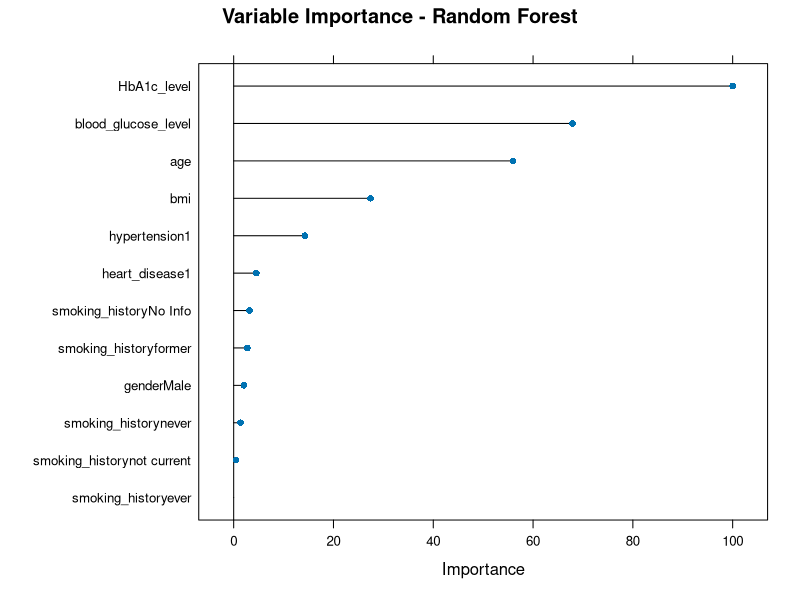
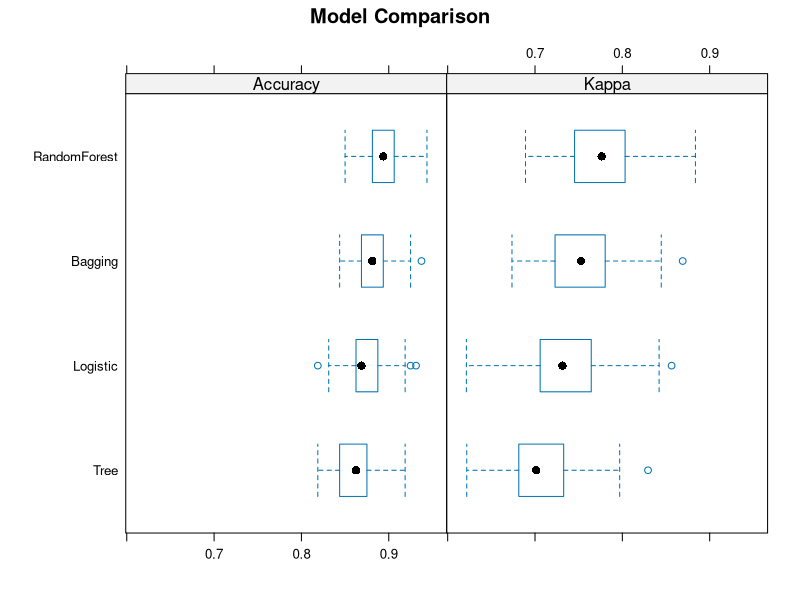
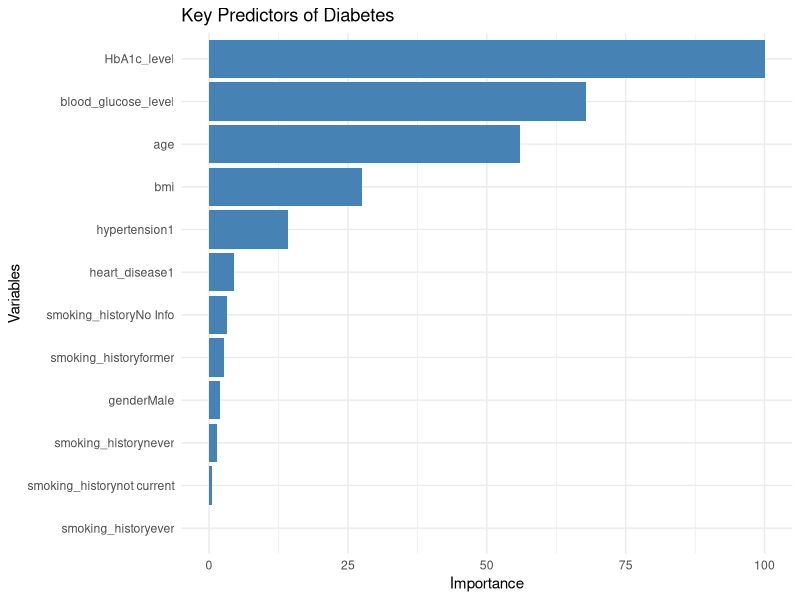
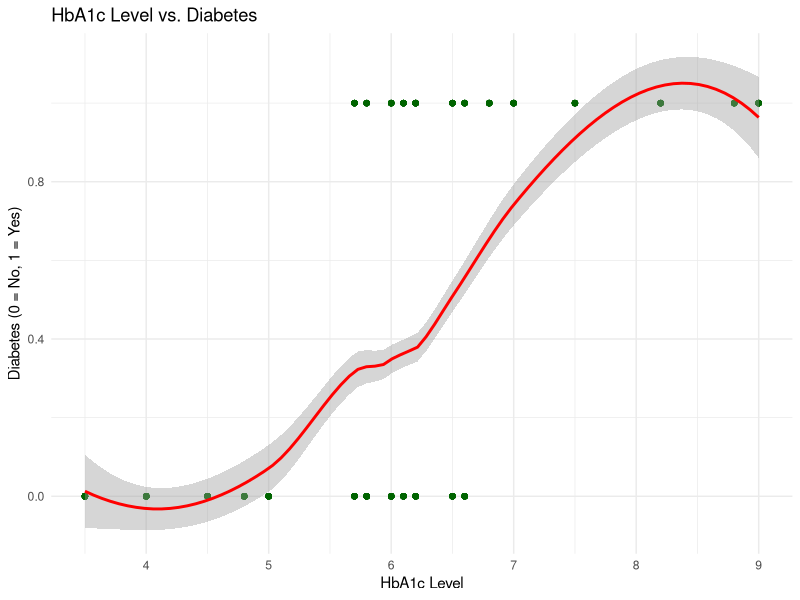
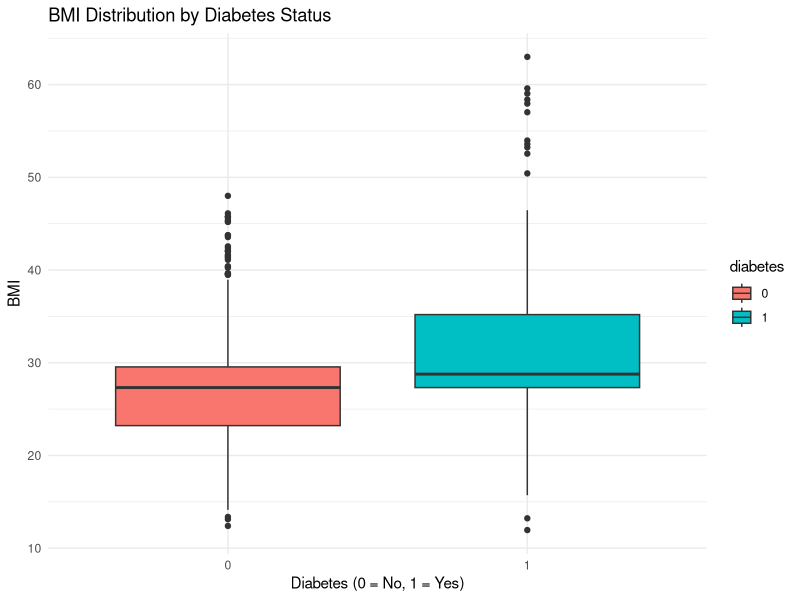
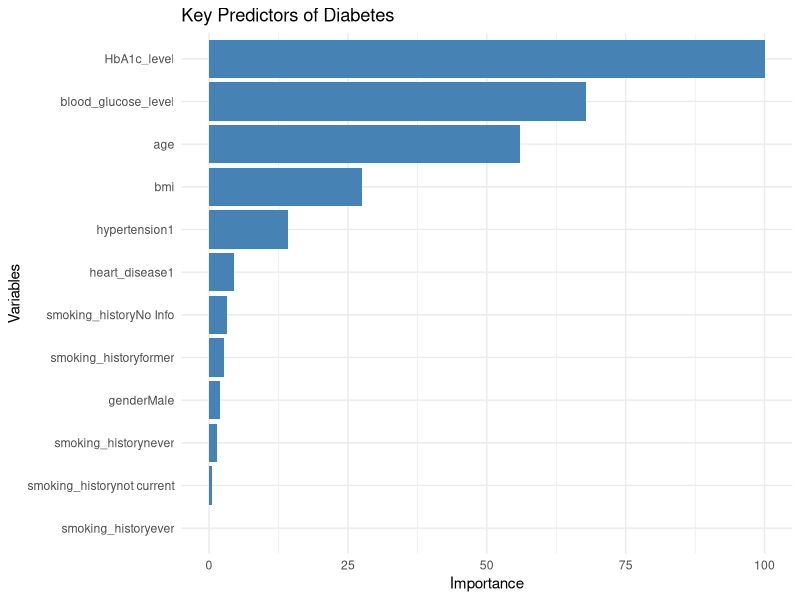
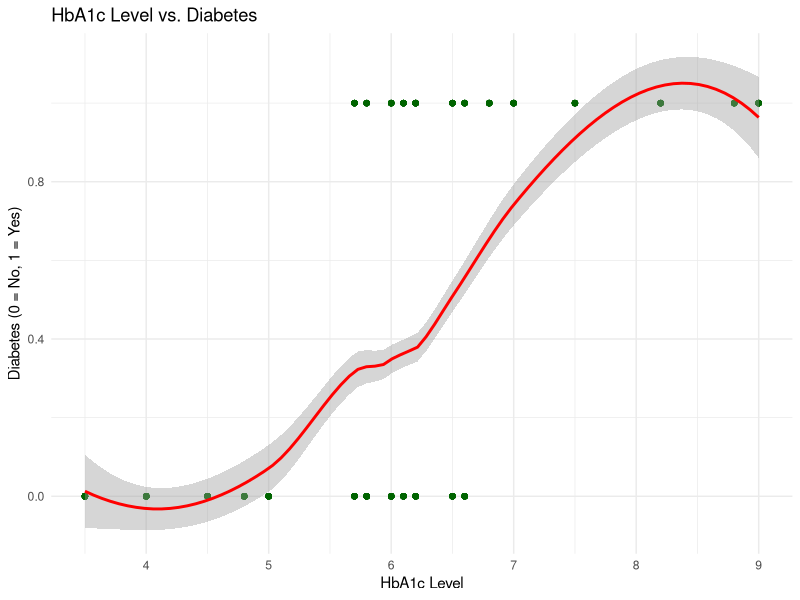
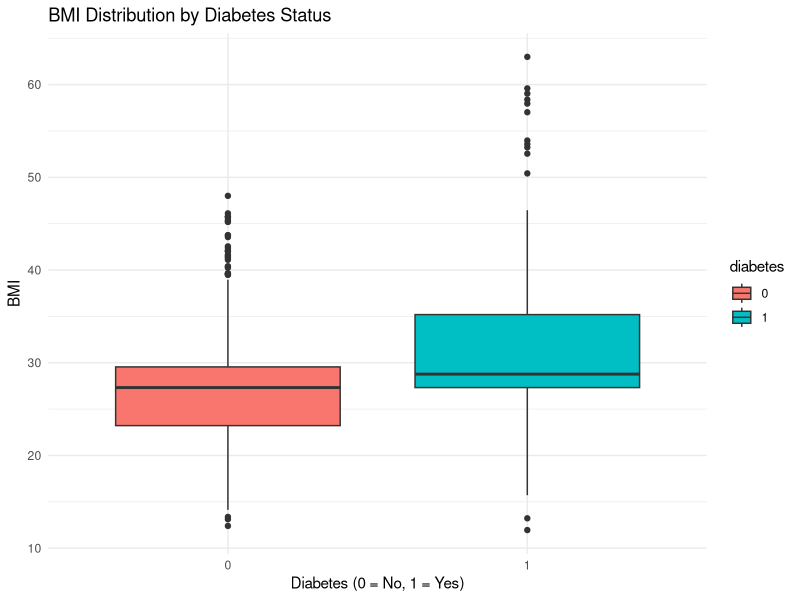

Reproduce these figures in R, in order.
## ---- chunk 1
## I loaded my libaries in
library(caret)
library(dplyr)
library(tidyverse)
library(caret)
library(randomForest)
library(ggplot2)
## ---- chunk 2
## I made all my data factors so that it will be able to convert to models 
diabetes_data <- read.csv("diabetes_data.csv")

diabetes_data <- diabetes_data %>% 
  mutate(
    gender = as.factor(gender),
    hypertension = as.factor(hypertension),
    heart_disease = as.factor(heart_disease),
    smoking_history = as.factor(smoking_history),
    diabetes = as.factor(diabetes)
  )

str(diabetes_data)
## ---- chunk 3
## I made the seed the same throughout to keep the same type of results 
set.seed(501)

trainIndex <- createDataPartition(diabetes_data$diabetes, p = 0.8, list = FALSE)
trainData <- diabetes_data[trainIndex, ]
testData <- diabetes_data[-trainIndex, ]
## ---- chunk 4
## In this section I created my models using glm,rpart,rf, and treebag I got help and just quick refeshers on how to use this with Stack Overflow. (2014, November 6). Caret Package method = "treebag" - Stack Overflow. Retrieved December 11, 2024, from https://stackoverflow.com/questions/26789239/caret-package-method-treebag and RDocumentation. (n.d.). glm: Fitting Generalized Linear Models. Retrieved December 11, 2024, from https://www.rdocumentation.org/packages/stats/versions/3.6.2/topics/glm


train_control <- trainControl(method = "repeatedcv", number = 5, repeats = 10)

set.seed(501)
logistic_model <- train(
  diabetes ~ ., 
  data = trainData, 
  method = "glm", 
  family = binomial, 
  trControl = train_control
)

set.seed(501)
tree_model <- train(
  diabetes ~ ., 
  data = trainData, 
  method = "rpart", 
  trControl = train_control
)
set.seed(501)
bagging_model <- train(
  diabetes ~ ., 
  data = trainData, 
  method = "treebag", 
  trControl = train_control
)
set.seed(501)
rf_model <- train(
  diabetes ~ ., 
  data = trainData, 
  method = "rf", 
  trControl = train_control
)

set.seed(501)
subset_logistic_model <- train(
  diabetes ~ age + bmi + HbA1c_level, 
  data = trainData, 
  method = "glm", 
  family = binomial, 
  trControl = train_control
)
## ---- chunk 5
## Here I creeated my first plot showing the most important variables as we can see it is HbA1c_level
rf_importance <- varImp(rf_model)
plot(rf_importance, main = "Variable Importance - Random Forest")
## ---- chunk 6
## Here is my model comparision shows how all of the models turend out it seems that random forest model turned out to bes the best
model_list <- list(Logistic = logistic_model, Tree = tree_model, Bagging = bagging_model, RandomForest = rf_model)
results <- resamples(model_list)
summary(results)


bwplot(results, main = "Model Comparison")
## ---- chunk 7
rf_predictions <- predict(rf_model, newdata = testData)
confusionMatrix(rf_predictions, testData$diabetes) 
## Here I created a confusion matrix showing all the statistical calculations I got help from DigitalOcean. (2022, August 3). Confusion Matrix in R | A Complete Guide. Retrieved December 11, 2024, from https://www.digitalocean.com/community/tutorials/confusion-matrix-in-r
## ---- chunk 8
## Here I made a bar chart showing what rf importance is it is the same with HbA1c_level being the most important
rf_importance_plot <- ggplot(rf_importance$importance, aes(x = reorder(rownames(rf_importance$importance), Overall), y = Overall)) +
  geom_bar(stat = "identity", fill = "steelblue") +
  coord_flip() +
  labs(title = "Key Predictors of Diabetes", x = "Variables", y = "Importance") +
  theme_minimal()
print(rf_importance_plot)
## ---- chunk 9
## Next I used a scatter plot to show HbA1c_levels are shown between diabetes
diabetes_scatter <- ggplot(diabetes_data, aes(x = HbA1c_level, y = as.numeric(as.character(diabetes)))) +
  geom_point(alpha = 0.5, color = "darkgreen") +
  geom_smooth(method = "loess", color = "red") +
  labs(title = "HbA1c Level vs. Diabetes", x = "HbA1c Level", y = "Diabetes (0 = No, 1 = Yes)") +
  theme_minimal()
print(diabetes_scatter)
## ---- chunk 10
## Then I showed a box plot to show the correlation of BMI that means body mass index and diabetes. 
bmi_boxplot <- ggplot(diabetes_data, aes(x = diabetes, y = bmi, fill = diabetes)) +
  geom_boxplot() +
  labs(title = "BMI Distribution by Diabetes Status", x = "Diabetes (0 = No, 1 = Yes)", y = "BMI") +
  theme_minimal()
print(bmi_boxplot)
## ---- chunk 11
png("variable_importance.png")
print(rf_importance_plot)
dev.off()
## ---- chunk 12
png("hba1c_scatter.png")
print(diabetes_scatter)
dev.off()
## ---- chunk 13
png("bmi_boxplot.png")
print(bmi_boxplot)
dev.off()
